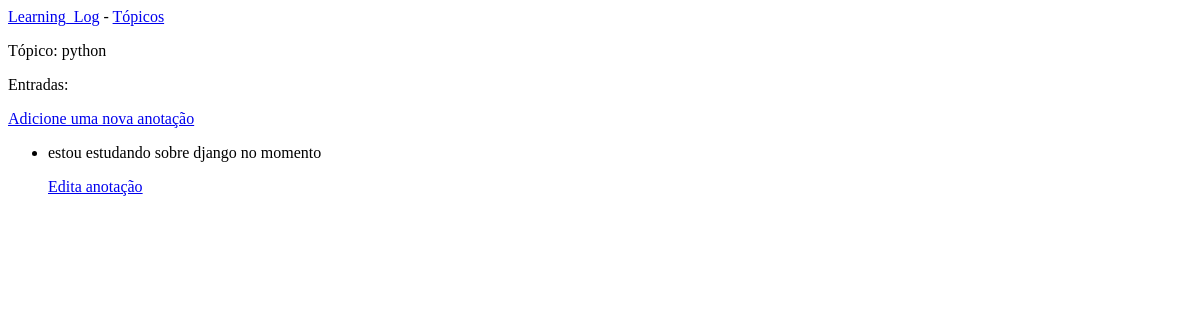
/topics/4/, run on an earlier commit of the app's database.
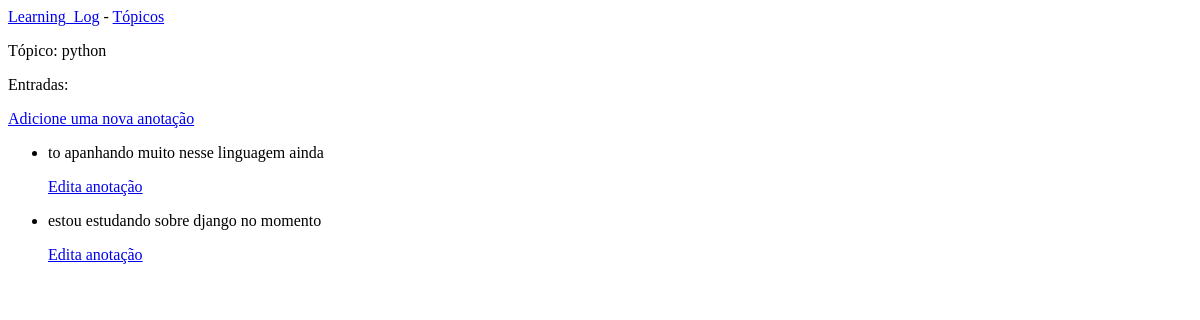
And on a later commit of the database.
### learning_logs/models.py (models this page shows, shortened)
class Topic(models.Model):
    text = models.CharField(max_length=200)
    date_added = models.DateTimeField(auto_now_add=True)
    def __str__(self):
        return self.text

class Entry(models.Model):
    topic = models.ForeignKey(Topic, on_delete=models.CASCADE)
    text = models.TextField()
    date_added = models.DateTimeField(auto_now_add=True)
    class Meta:
        verbose_name_plural = 'entries'

### learning_logs/views.py (the view)
# urls.py: path('topics/<topic_id>/', views.topic, name= 'topic'),
def topic(request, topic_id):
    topic = Topic.objects.get(id = topic_id)
    entries = topic.entry_set.order_by('-date_added')
    context = {'topic': topic, 'entries': entries}
    return render(request, 'learning_logs/topic.html', context)

### learning_logs/templates/learning_logs/topic.html (shortened to what this page needs)
<!DOCTYPE html>
<html lang="pt-br">
<head>
</head>
<body>
    {% extends "learning_logs/base.html" %}
    {% block content %}
        <p>Tópico: {{ topic }}</p>
        <p>Entradas: </p>
        <p>
            <a href="{% url 'new_entry' topic.id %}">Adicione uma nova anotação</a>
        </p>
        <ul>
            {% for entry in entries %}
            <li>
                <p>{{ entry.text | linebreaks }}</p>
                <p>
                    <a href="{% url 'edit_entry' entry.id %}">Edita anotação</a>
                </p>
            </li>
            {% empty %}
            <li>
                Não há registro
            </li>
            {% endfor %}
        </ul>
    {% endblock content%}

### learning_logs/templates/learning_logs/base.html
<a href="{% url 'index' %}">Learning_Log</a> -
<a href="{% url 'topics' %}">Tópicos</a>
{% block content %}{% endblock content %}

What changed in the data, as far as the page shows it:
added Entry: text "to apanhando muito nesse linguagem ainda"
